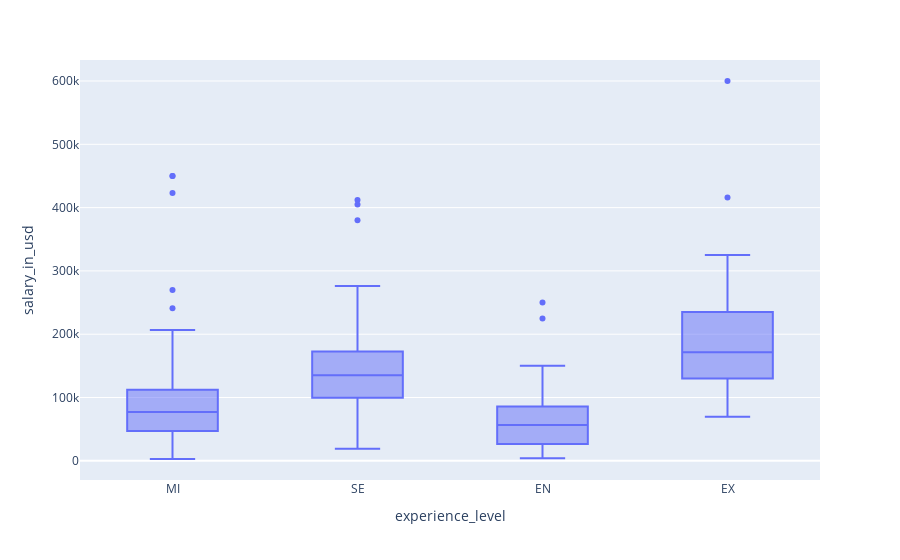

Notebook source saved alongside this figure:
### Code cell
px.box(df2, x='experience_level', y='salary_in_usd', category_orders=['EN','MI','SE','EX'])

### Figure 1 — Plotly figure (JSON) as saved in the notebook; plotly's stock layout.template omitted (floating-point values rounded to 4 significant figures; data arrays with more than 128 entries replaced by an {"elided": "..."} marker saying what was removed)
{"data": [{"alignmentgroup": "True", "hovertemplate": "experience_level=%{x}<br>salary_in_usd=%{y}<extra></extra>", "legendgroup": "", "marker": {"color": "#636efa"}, "name": "", "notched": false, "offsetgroup": "", "orientation": "v", "showlegend": false, "type": "box", "x": {"elided": "565 str values"}, "x0": " ", "xaxis": "x", "y": {"elided": "565 int values"}, "y0": " ", "yaxis": "y"}], "layout": {"autosize": true, "boxmode": "group", "legend": {"tracegroupgap": 0}, "margin": {"t": 60}, "xaxis": {"anchor": "y", "autorange": true, "domain": [0, 1], "range": [-0.5, 3.5], "title": {"text": "experience_level"}, "type": "category"}, "yaxis": {"anchor": "x", "autorange": true, "domain": [0, 1], "range": [-30320.0, 633200.0], "title": {"text": "salary_in_usd"}, "type": "linear"}}}
